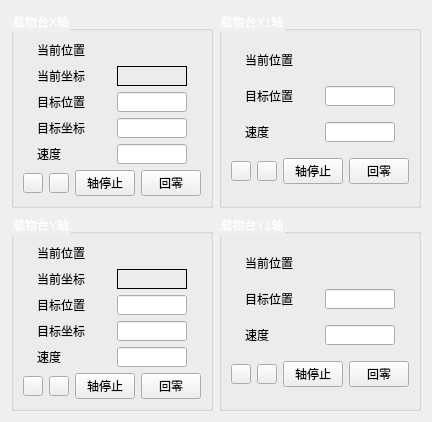
   <widget class="QWidget" name="tab_2">
    <attribute name="title">
     <string>载物台</string>
    </attribute>
    <layout class="QGridLayout" name="gridLayout_17">
     <item row="0" column="0">
      <widget class="QGroupBox" name="groupBox">
       <property name="styleSheet">
        <string notr="true">QGroupBox::title{
 color: rgb(255, 255, 255);
}</string>
       </property>
       <property name="title">
        <string>载物台X轴</string>
       </property>
       <layout class="QGridLayout" name="gridLayout_2">
        <item row="2" column="0" colspan="4">
         <layout class="QHBoxLayout" name="horizontalLayout_15">
          <item>
           <widget class="QLabel" name="lb_pos4_3">
            <property name="minimumSize">
             <size>
              <width>60</width>
              <height>0</height>
             </size>
            </property>
            <property name="maximumSize">
             <size>
              <width>60</width>
              <height>16777215</height>
             </size>
            </property>
            <property name="text">
             <string>目标位置</string>
            </property>
           </widget>
          </item>
          <item>
           <widget class="QLineEdit" name="edit_pos3">
            <property name="minimumSize">
             <size>
              <width>70</width>
              <height>20</height>
             </size>
            </property>
            <property name="maximumSize">
             <size>
              <width>70</width>
              <height>20</height>
             </size>
            </property>
           </widget>
          </item>
         </layout>
        </item>
        <item row="5" column="2">
         <widget class="QPushButton" name="btn_stop3">
          <property name="minimumSize">
           <size>
            <width>60</width>
            <height>0</height>
           </size>
          </property>
          <property name="maximumSize">
           <size>
            <width>60</width>
            <height>16777215</height>
           </size>
          </property>
          <property name="text">
           <string>轴停止</string>
          </property>
         </widget>
        </item>
        <item row="1" column="0" colspan="4">
         <layout class="QHBoxLayout" name="horizontalLayout_76">
          <item>
           <widget class="QLabel" name="lb_axisNo4_36">
            <property name="minimumSize">
             <size>
              <width>60</width>
              <height>0</height>
             </size>
            </property>
            <property name="maximumSize">
             <size>
              <width>60</width>
              <height>16777215</height>
             </size>
            </property>
            <property name="text">
             <string>当前坐标</string>
            </property>
           </widget>
          </item>
          <item>
           <widget class="QLabel" name="label_coord_pos_3">
            <property name="minimumSize">
             <size>
              <width>70</width>
              <height>20</height>
             </size>
            </property>
            <property name="maximumSize">
             <size>
              <width>70</width>
              <height>20</height>
             </size>
            </property>
            <property name="frameShape">
             <enum>QFrame::Box</enum>
            </property>
            <property name="text">
             <string/>
            </property>
           </widget>
          </item>
         </layout>
        </item>
        <item row="0" column="0" colspan="4">
         <layout class="QHBoxLayout" name="horizontalLayout_14">
          <item>
           <widget class="QLabel" name="lb_axisNo4_4">
            <property name="minimumSize">
             <size>
              <width>60</width>
              <height>0</height>
             </size>
            </property>
            <property name="maximumSize">
             <size>
              <width>60</width>
              <height>16777215</height>
             </size>
            </property>
            <property name="text">
             <string>当前位置</string>
            </property>
           </widget>
          </item>
          <item>
           <widget class="QLabel" name="label_3">
            <property name="minimumSize">
             <size>
              <width>70</width>
              <height>20</height>
             </size>
            </property>
            <property name="maximumSize">
             <size>
              <width>70</width>
              <height>20</height>
             </size>
            </property>
            <property name="text">
             <string/>
            </property>
           </widget>
          </item>
         </layout>
        </item>
        <item row="5" column="3">
         <widget class="QPushButton" name="home3">
          <property name="minimumSize">
           <size>
            <width>60</width>
            <height>0</height>
           </size>
          </property>
          <property name="maximumSize">
           <size>
            <width>60</width>
            <height>16777215</height>
           </size>
          </property>
          <property name="text">
           <string>回零</string>
          </property>
         </widget>
        </item>
        <item row="4" column="0" colspan="4">
         <layout class="QHBoxLayout" name="horizontalLayout_16">
          <item>
           <widget class="QLabel" name="lb_pos4_4">
            <property name="minimumSize">
             <size>
              <width>60</width>
              <height>0</height>
             </size>
            </property>
            <property name="maximumSize">
             <size>
              <width>60</width>
              <height>16777215</height>
             </size>
            </property>
            <property name="text">
             <string>速度</string>
            </property>
           </widget>
          </item>
          <item>
           <widget class="QLineEdit" name="speed3">
            <property name="minimumSize">
             <size>
              <width>70</width>
              <height>20</height>
             </size>
            </property>
            <property name="maximumSize">
             <size>
              <width>70</width>
              <height>20</height>
             </size>
            </property>
            <property name="text">
             <string/>
            </property>
           </widget>
          </item>
         </layout>
        </item>
        <item row="5" column="1">
         <widget class="QPushButton" name="btn_right3">
          <property name="minimumSize">
           <size>
            <width>20</width>
            <height>20</height>
           </size>
          </property>
          <property name="maximumSize">
           <size>
            <width>20</width>
            <height>20</height>
           </size>
          </property>
          <property name="text">
           <string/>
          </property>
          <property name="icon">
           <iconset resource="../../Img.qrc">
            <normaloff>:/Resources/img/right.png</normaloff>:/Resources/img/right.png</iconset>
          </property>
         </widget>
        </item>
        <item row="5" column="0">
         <widget class="QPushButton" name="btn_left3">
          <property name="minimumSize">
           <size>
            <width>20</width>
            <height>20</height>
           </size>
          </property>
          <property name="maximumSize">
           <size>
            <width>20</width>
            <height>20</height>
           </size>
          </property>
          <property name="text">
           <string/>
          </property>
          <property name="icon">
           <iconset resource="../../Img.qrc">
            <normaloff>:/Resources/img/left.png</normaloff>:/Resources/img/left.png</iconset>
          </property>
         </widget>
        </item>
        <item row="3" column="0" colspan="4">
         <layout class="QHBoxLayout" name="horizontalLayout_77">
          <item>
           <widget class="QLabel" name="lb_pos4_12">
            <property name="minimumSize">
             <size>
              <width>60</width>
              <height>0</height>
             </size>
            </property>
            <property name="maximumSize">
             <size>
              <width>60</width>
              <height>16777215</height>
             </size>
            </property>
            <property name="text">
             <string>目标坐标</string>
            </property>
           </widget>
          </item>
          <item>
           <widget class="QLineEdit" name="edit_target_coord_3">
            <property name="minimumSize">
             <size>
              <width>70</width>
              <height>20</height>
             </size>
            </property>
            <property name="maximumSize">
             <size>
              <width>70</width>
              <height>20</height>
             </size>
            </property>
           </widget>
          </item>
         </layout>
        </item>
       </layout>
      </widget>
     </item>
     <item row="0" column="1">
      <widget class="QGroupBox" name="groupBox_3">
       <property name="styleSheet">
        <string notr="true">QGroupBox::title{
 color: rgb(255, 255, 255);
}</string>
       </property>
       <property name="title">
        <string>载物台X1轴</string>
       </property>
       <layout class="QGridLayout" name="gridLayout_4">
        <item row="0" column="0" colspan="4">
         <layout class="QHBoxLayout" name="horizontalLayout_20">
          <item>
           <widget class="QLabel" name="lb_axisNo4_6">
            <property name="minimumSize">
             <size>
              <width>60</width>
              <height>0</height>
             </size>
            </property>
            <property name="maximumSize">
             <size>
              <width>60</width>
              <height>16777215</height>
             </size>
            </property>
            <property name="text">
             <string>当前位置</string>
            </property>
           </widget>
          </item>
          <item>
           <widget class="QLabel" name="label_7">
            <property name="minimumSize">
             <size>
              <width>70</width>
              <height>20</height>
             </size>
            </property>
            <property name="maximumSize">
             <size>
              <width>70</width>
              <height>20</height>
             </size>
            </property>
            <property name="text">
             <string/>
            </property>
           </widget>
          </item>
         </layout>
        </item>
        <item row="1" column="0" colspan="4">
         <layout class="QHBoxLayout" name="horizontalLayout_21">
          <item>
           <widget class="QLabel" name="lb_pos4_7">
            <property name="minimumSize">
             <size>
              <width>60</width>
              <height>0</height>
             </size>
            </property>
            <property name="maximumSize">
             <size>
              <width>60</width>
              <height>16777215</height>
             </size>
            </property>
            <property name="text">
             <string>目标位置</string>
            </property>
           </widget>
          </item>
          <item>
           <widget class="QLineEdit" name="edit_pos7">
            <property name="minimumSize">
             <size>
              <width>70</width>
              <height>20</height>
             </size>
            </property>
            <property name="maximumSize">
             <size>
              <width>70</width>
              <height>20</height>
             </size>
            </property>
           </widget>
          </item>
         </layout>
        </item>
        <item row="2" column="0" colspan="4">
         <layout class="QHBoxLayout" name="horizontalLayout_22">
          <item>
           <widget class="QLabel" name="lb_pos4_8">
            <property name="minimumSize">
             <size>
              <width>60</width>
              <height>0</height>
             </size>
            </property>
            <property name="maximumSize">
             <size>
              <width>60</width>
              <height>16777215</height>
             </size>
            </property>
            <property name="text">
             <string>速度</string>
            </property>
           </widget>
          </item>
          <item>
           <widget class="QLineEdit" name="speed7">
            <property name="minimumSize">
             <size>
              <width>70</width>
              <height>20</height>
             </size>
            </property>
            <property name="maximumSize">
             <size>
              <width>70</width>
              <height>20</height>
             </size>
            </property>
            <property name="text">
             <string/>
            </property>
           </widget>
          </item>
         </layout>
        </item>
        <item row="3" column="0">
         <widget class="QPushButton" name="btn_left7">
          <property name="minimumSize">
           <size>
            <width>20</width>
            <height>20</height>
           </size>
          </property>
          <property name="maximumSize">
           <size>
            <width>20</width>
            <height>20</height>
           </size>
          </property>
          <property name="text">
           <string/>
          </property>
          <property name="icon">
           <iconset resource="../../Img.qrc">
            <normaloff>:/Resources/img/left.png</normaloff>:/Resources/img/left.png</iconset>
          </property>
         </widget>
        </item>
        <item row="3" column="1">
         <widget class="QPushButton" name="btn_right7">
          <property name="minimumSize">
           <size>
            <width>20</width>
            <height>20</height>
           </size>
          </property>
          <property name="maximumSize">
           <size>
            <width>20</width>
            <height>20</height>
           </size>
          </property>
          <property name="text">
           <string/>
          </property>
          <property name="icon">
           <iconset resource="../../Img.qrc">
            <normaloff>:/Resources/img/right.png</normaloff>:/Resources/img/right.png</iconset>
          </property>
         </widget>
        </item>
        <item row="3" column="2">
         <widget class="QPushButton" name="btn_stop7">
          <property name="minimumSize">
           <size>
            <width>60</width>
            <height>0</height>
           </size>
          </property>
          <property name="maximumSize">
           <size>
            <width>60</width>
            <height>16777215</height>
           </size>
          </property>
          <property name="text">
           <string>轴停止</string>
          </property>
         </widget>
        </item>
        <item row="3" column="3">
         <widget class="QPushButton" name="home7">
          <property name="minimumSize">
           <size>
            <width>60</width>
            <height>0</height>
           </size>
          </property>
          <property name="maximumSize">
           <size>
            <width>60</width>
            <height>16777215</height>
           </size>
          </property>
          <property name="text">
           <string>回零</string>
          </property>
         </widget>
        </item>
       </layout>
      </widget>
     </item>
     <item row="1" column="0">
      <widget class="QGroupBox" name="groupBox_2">
       <property name="styleSheet">
        <string notr="true">QGroupBox::title{
 color: rgb(255, 255, 255);
}</string>
       </property>
       <property name="title">
        <string>载物台Y轴</string>
       </property>
       <layout class="QGridLayout" name="gridLayout_3">
        <item row="2" column="0" colspan="4">
         <layout class="QHBoxLayout" name="horizontalLayout_18">
          <item>
           <widget class="QLabel" name="lb_pos4_5">
            <property name="minimumSize">
             <size>
              <width>60</width>
              <height>0</height>
             </size>
            </property>
            <property name="maximumSize">
             <size>
              <width>60</width>
              <height>16777215</height>
             </size>
            </property>
            <property name="text">
             <string>目标位置</string>
            </property>
           </widget>
          </item>
          <item>
           <widget class="QLineEdit" name="edit_pos5">
            <property name="minimumSize">
             <size>
              <width>70</width>
              <height>20</height>
             </size>
            </property>
            <property name="maximumSize">
             <size>
              <width>70</width>
              <height>20</height>
             </size>
            </property>
           </widget>
          </item>
         </layout>
        </item>
        <item row="5" column="3">
         <widget class="QPushButton" name="home5">
          <property name="minimumSize">
           <size>
            <width>60</width>
            <height>0</height>
           </size>
          </property>
          <property name="maximumSize">
           <size>
            <width>60</width>
            <height>16777215</height>
           </size>
          </property>
          <property name="text">
           <string>回零</string>
          </property>
         </widget>
        </item>
        <item row="5" column="0">
         <widget class="QPushButton" name="btn_left5">
          <property name="minimumSize">
           <size>
            <width>20</width>
            <height>20</height>
           </size>
          </property>
          <property name="maximumSize">
           <size>
            <width>20</width>
            <height>20</height>
           </size>
          </property>
          <property name="text">
           <string/>
          </property>
          <property name="icon">
           <iconset resource="../../Img.qrc">
            <normaloff>:/Resources/img/left.png</normaloff>:/Resources/img/left.png</iconset>
          </property>
         </widget>
        </item>
        <item row="5" column="1">
         <widget class="QPushButton" name="btn_right5">
          <property name="minimumSize">
           <size>
            <width>20</width>
            <height>20</height>
           </size>
          </property>
          <property name="maximumSize">
           <size>
            <width>20</width>
            <height>20</height>
           </size>
          </property>
          <property name="text">
           <string/>
          </property>
          <property name="icon">
           <iconset resource="../../Img.qrc">
            <normaloff>:/Resources/img/right.png</normaloff>:/Resources/img/right.png</iconset>
          </property>
         </widget>
        </item>
        <item row="4" column="0" colspan="4">
         <layout class="QHBoxLayout" name="horizontalLayout_19">
          <item>
           <widget class="QLabel" name="lb_pos4_6">
            <property name="minimumSize">
             <size>
              <width>60</width>
              <height>0</height>
             </size>
            </property>
            <property name="maximumSize">
             <size>
              <width>60</width>
              <height>16777215</height>
             </size>
            </property>
            <property name="text">
             <string>速度</string>
            </property>
           </widget>
          </item>
          <item>
           <widget class="QLineEdit" name="speed5">
            <property name="minimumSize">
             <size>
              <width>70</width>
              <height>20</height>
             </size>
            </property>
            <property name="maximumSize">
             <size>
              <width>70</width>
              <height>20</height>
             </size>
            </property>
            <property name="text">
             <string/>
            </property>
           </widget>
          </item>
         </layout>
        </item>
        <item row="5" column="2">
         <widget class="QPushButton" name="btn_stop5">
          <property name="minimumSize">
           <size>
            <width>60</width>
            <height>0</height>
           </size>
          </property>
          <property name="maximumSize">
           <size>
            <width>60</width>
            <height>16777215</height>
           </size>
          </property>
          <property name="text">
           <string>轴停止</string>
          </property>
         </widget>
        </item>
        <item row="0" column="0" colspan="4">
         <layout class="QHBoxLayout" name="horizontalLayout_17">
          <item>
           <widget class="QLabel" name="lb_axisNo4_5">
            <property name="minimumSize">
             <size>
              <width>60</width>
              <height>0</height>
             </size>
            </property>
            <property name="maximumSize">
             <size>
              <width>60</width>
              <height>16777215</height>
             </size>
            </property>
            <property name="text">
             <string>当前位置</string>
            </property>
           </widget>
          </item>
          <item>
           <widget class="QLabel" name="label_5">
            <property name="minimumSize">
             <size>
              <width>70</width>
              <height>20</height>
             </size>
            </property>
            <property name="maximumSize">
             <size>
              <width>70</width>
              <height>20</height>
             </size>
            </property>
            <property name="text">
             <string/>
            </property>
           </widget>
          </item>
         </layout>
        </item>
        <item row="1" column="0" colspan="4">
         <layout class="QHBoxLayout" name="horizontalLayout_78">
          <item>
           <widget class="QLabel" name="lb_axisNo4_37">
            <property name="minimumSize">
             <size>
              <width>60</width>
              <height>0</height>
             </size>
            </property>
            <property name="maximumSize">
             <size>
              <width>60</width>
              <height>16777215</height>
             </size>
            </property>
            <property name="text">
             <string>当前坐标</string>
            </property>
           </widget>
          </item>
          <item>
           <widget class="QLabel" name="label_coord_pos_5">
            <property name="minimumSize">
             <size>
              <width>70</width>
              <height>20</height>
             </size>
            </property>
            <property name="maximumSize">
             <size>
              <width>70</width>
              <height>20</height>
             </size>
            </property>
            <property name="frameShape">
             <enum>QFrame::Box</enum>
            </property>
            <property name="text">
             <string/>
            </property>
           </widget>
          </item>
         </layout>
        </item>
        <item row="3" column="0" colspan="4">
         <layout class="QHBoxLayout" name="horizontalLayout_79">
          <item>
           <widget class="QLabel" name="lb_pos4_34">
            <property name="minimumSize">
             <size>
              <width>60</width>
              <height>0</height>
             </size>
            </property>
            <property name="maximumSize">
             <size>
              <width>60</width>
              <height>16777215</height>
             </size>
            </property>
            <property name="text">
             <string>目标坐标</string>
            </property>
           </widget>
          </item>
          <item>
           <widget class="QLineEdit" name="edit_target_coord_5">
            <property name="minimumSize">
             <size>
              <width>70</width>
              <height>20</height>
             </size>
            </property>
            <property name="maximumSize">
             <size>
              <width>70</width>
              <height>20</height>
             </size>
            </property>
           </widget>
          </item>
         </layout>
        </item>
       </layout>
      </widget>
     </item>
     <item row="1" column="1">
      <widget class="QGroupBox" name="groupBox_12">
       <property name="styleSheet">
        <string notr="true">QGroupBox::title{
 color: rgb(255, 255, 255);
}</string>
       </property>
       <property name="title">
        <string>载物台Y1轴</string>
       </property>
       <layout class="QGridLayout" name="gridLayout_9">
        <item row="0" column="0" colspan="4">
         <layout class="QHBoxLayout" name="horizontalLayout_47">
          <item>
           <widget class="QLabel" name="lb_axisNo4_15">
            <property name="minimumSize">
             <size>
              <width>60</width>
              <height>0</height>
             </size>
            </property>
            <property name="maximumSize">
             <size>
              <width>60</width>
              <height>16777215</height>
             </size>
            </property>
            <property name="text">
             <string>当前位置</string>
            </property>
           </widget>
          </item>
          <item>
           <widget class="QLabel" name="label_13">
            <property name="minimumSize">
             <size>
              <width>70</width>
              <height>20</height>
             </size>
            </property>
            <property name="maximumSize">
             <size>
              <width>70</width>
              <height>20</height>
             </size>
            </property>
            <property name="text">
             <string/>
            </property>
           </widget>
          </item>
         </layout>
        </item>
        <item row="1" column="0" colspan="4">
         <layout class="QHBoxLayout" name="horizontalLayout_48">
          <item>
           <widget class="QLabel" name="lb_pos4_25">
            <property name="minimumSize">
             <size>
              <width>60</width>
              <height>0</height>
             </size>
            </property>
            <property name="maximumSize">
             <size>
              <width>60</width>
              <height>16777215</height>
             </size>
            </property>
            <property name="text">
             <string>目标位置</string>
            </property>
           </widget>
          </item>
          <item>
           <widget class="QLineEdit" name="edit_pos13">
            <property name="minimumSize">
             <size>
              <width>70</width>
              <height>20</height>
             </size>
            </property>
            <property name="maximumSize">
             <size>
              <width>70</width>
              <height>20</height>
             </size>
            </property>
           </widget>
          </item>
         </layout>
        </item>
        <item row="2" column="0" colspan="4">
         <layout class="QHBoxLayout" name="horizontalLayout_49">
          <item>
           <widget class="QLabel" name="lb_pos4_26">
            <property name="minimumSize">
             <size>
              <width>60</width>
              <height>0</height>
             </size>
            </property>
            <property name="maximumSize">
             <size>
              <width>60</width>
              <height>16777215</height>
             </size>
            </property>
            <property name="text">
             <string>速度</string>
            </property>
           </widget>
          </item>
          <item>
           <widget class="QLineEdit" name="speed13">
            <property name="minimumSize">
             <size>
              <width>70</width>
              <height>20</height>
             </size>
            </property>
            <property name="maximumSize">
             <size>
              <width>70</width>
              <height>20</height>
             </size>
            </property>
            <property name="text">
             <string/>
            </property>
           </widget>
          </item>
         </layout>
        </item>
        <item row="3" column="0">
         <widget class="QPushButton" name="btn_left13">
          <property name="minimumSize">
           <size>
            <width>20</width>
            <height>20</height>
           </size>
          </property>
          <property name="maximumSize">
           <size>
            <width>20</width>
            <height>20</height>
           </size>
          </property>
          <property name="text">
           <string/>
          </property>
          <property name="icon">
           <iconset resource="../../Img.qrc">
            <normaloff>:/Resources/img/left.png</normaloff>:/Resources/img/left.png</iconset>
          </property>
         </widget>
        </item>
        <item row="3" column="1">
         <widget class="QPushButton" name="btn_right13">
          <property name="minimumSize">
           <size>
            <width>20</width>
            <height>20</height>
           </size>
          </property>
          <property name="maximumSize">
           <size>
            <width>20</width>
            <height>20</height>
           </size>
          </property>
          <property name="text">
           <string/>
          </property>
          <property name="icon">
           <iconset resource="../../Img.qrc">
            <normaloff>:/Resources/img/right.png</normaloff>:/Resources/img/right.png</iconset>
          </property>
         </widget>
        </item>
        <item row="3" column="2">
         <widget class="QPushButton" name="btn_stop13">
          <property name="minimumSize">
           <size>
            <width>60</width>
            <height>0</height>
           </size>
          </property>
          <property name="maximumSize">
           <size>
            <width>60</width>
            <height>16777215</height>
           </size>
          </property>
          <property name="text">
           <string>轴停止</string>
          </property>
         </widget>
        </item>
        <item row="3" column="3">
         <widget class="QPushButton" name="home13">
          <property name="minimumSize">
           <size>
            <width>60</width>
            <height>0</height>
           </size>
          </property>
          <property name="maximumSize">
           <size>
            <width>60</width>
            <height>16777215</height>
           </size>
          </property>
          <property name="text">
           <string>回零</string>
          </property>
         </widget>
        </item>
       </layout>
      </widget>
     </item>
    </layout>
   </widget>
